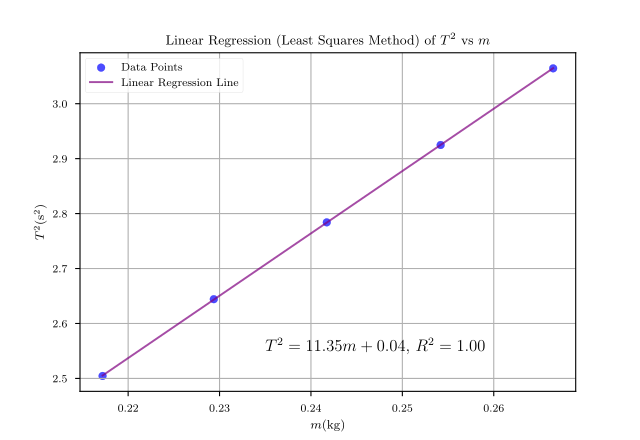

Generate this figure with Python:
import numpy as np
import matplotlib.pyplot as plt
from sklearn.linear_model import LinearRegression
import matplotlib

plt.rcParams.update({
    "text.usetex": True,
    "font.family": "CMU Serif",
})
matplotlib.rcParams['mathtext.fontset'] = 'stix'
plt.style.use('seaborn-v0_8-paper')

# Data
y = np.array([1582.55, 1626.10, 1668.55, 1710.22, 1750.53])
x = np.array([217.2, 229.37, 241.73, 254.19, 266.50]).reshape(-1, 1)
y = y / 1000
x = x / 1000
y = y * y
# Perform linear regression
model = LinearRegression()
model.fit(x, y)
# Get the slope and intercept of the line best fit
slope = model.coef_[0]
intercept = model.intercept_
print(f"Slope: {slope}")

# Get the R^2 value
r_squared = model.score(x, y)

# Generate predictions
y_pred = model.predict(x)

# Plotting
plt.scatter(x, y, color='blue', alpha=0.7,  label='Data Points')
plt.plot(x, y_pred, color='purple', alpha = 0.7, label='Linear Regression Line')
plt.title('Linear Regression (Least Squares Method) of $T^2$ vs $m$')
plt.ylabel('$T^2 (\\mathrm{s^2})$')
plt.xlabel('$m (\\mathrm{kg})$')
plt.legend()
plt.grid()

# Add the equation of the line
plt.text(0.235, 2.55, f"$T^2 = {slope:.2f}m + {intercept:.2f}$, $R^2 = {r_squared:.2f}$", fontsize=12)
print(f"Slope: {slope}, Intercept: {intercept}, R^2: {r_squared}")
plt.savefig("plot1.pdf")
